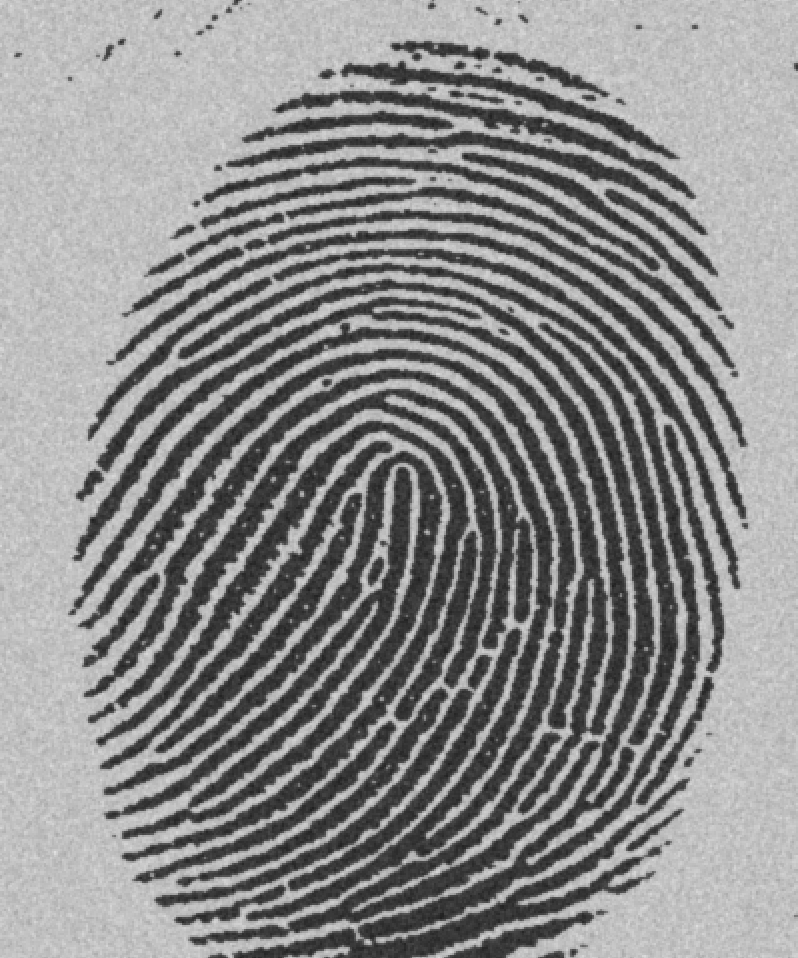
#> input picture Problem 5- Edge_Detection_and_Segmentation/images/finger_print.tif, 798 x 958 px
$ jupyter execute '(c)Basic_Global_Thresholding.ipynb'
#> lines starting #> are read from the running program, lines starting #| are printed output that depends on the picture; after the words box and inside, x2 and y2 are one past the last pixel; in counts of white or black regions, pixels touching at a corner belong together
#### Read a grayscale image and perform the image segmentation using basic global thresholding algorithm

[cell 1]
import cv2
import matplotlib.pyplot as plt
import numpy as np

### Loading the Original Image

[cell 2]
original_image = cv2.imread('./images/finger_print.tif', 0)
#> original_image is the input picture: shape (958, 798); min 29, max 224, mean 140
print(f"shape of the original image: {original_image.shape}")
#| shape of the original image: (958, 798)
plt.imshow(original_image, cmap='gray')
plt.title('original image')
plt.show()

img_arr = np.array(original_image)
print(f"min pixel intensity: {np.min(img_arr)}")
#| min pixel intensity: 29
print(f"max pixel intensity: {np.max(img_arr)}")
#| max pixel intensity: 224

### Function for Basic Global Thresholding

[cell 3]
def basic_global_thresholding(image, initial_threshold=128, epsilon=0.5):
#> called with initial_threshold = 128, epsilon = 0.5
    T = initial_threshold
    while True:
        #separete pixels
        higher_group = image[image > T]
        lower_group  = image[image <= T]

        #avoid division by zero
        if len(higher_group)==0 or len(lower_group)==0:
            break

        #calculate means of each group
        higher_group_mean = np.mean(higher_group)
        lower_group_mean = np.mean(lower_group)

        #update threshold
        T_new = (higher_group_mean + lower_group_mean)/2

        #check for covergence
        if abs(T_new - T) < epsilon:
            break
        T = T_new
#> this loop made 2 passes
#> (higher_group_mean, lower_group_mean, T_new, T) on pass 1: (186.7, 64.08, 125.4, 125.4)
#> (higher_group_mean, lower_group_mean, T_new) on pass 2: (186.7, 64.04, 125.4)

    #Apply the final threshold
    binary_image = np.where(image > T, 255, 0).astype(np.uint8)
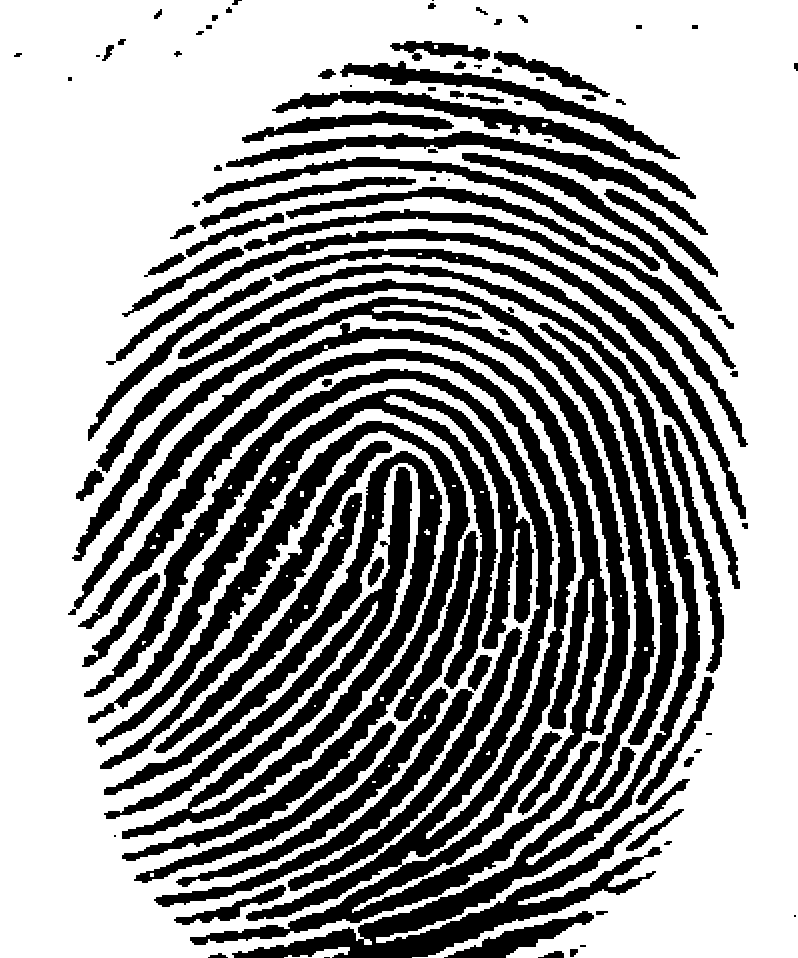
#> binary_image: shape (958, 798); 61.9% white; 97 black regions (10 under 20 px), largest, box (x1, y1, x2, y2) and area: (78, 349, 600, 945) 43740, (96, 263, 700, 958) 40222, (68, 297, 630, 815) 29700
    return binary_image, T

### Apply the Thresholding

[cell 4]
binary_image, final_threshold = basic_global_thresholding(original_image)
#> final_threshold = 125.4

plt.figure(figsize=(10, 6))
plt.subplot(1,2,1)
plt.imshow(original_image, cmap='gray')
plt.title('Original Image')

plt.subplot(1,2,2)
plt.imshow(binary_image, cmap='gray')
plt.title(f'Binary Image after Global Thresholding (Final T = {final_threshold:.2f})')

plt.tight_layout()
plt.show()
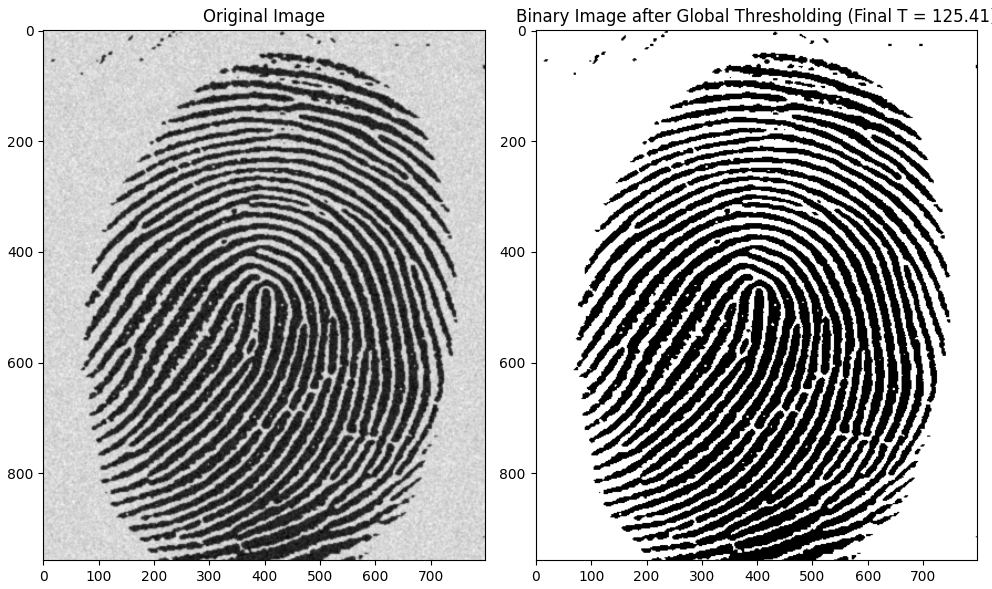
#> figure drawn by matplotlib, 2 panels
